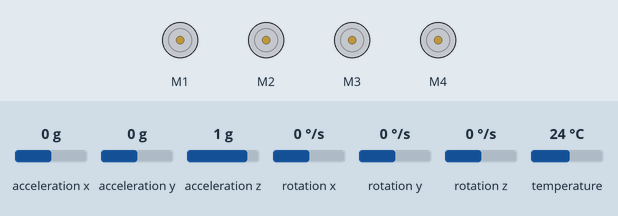
Bench run of a sketch on a simulated Arduino Uno, built with avr-gcc and run on an emulated ATmega328P. On the bench: 4 × DC motor (green arrow = forward, orange = backward, longer = faster). Inputs (shaded band) come from the test bench; at power-on: acceleration x 0 g, acceleration y 0 g, acceleration z 1 g, rotation x 0 °/s, rotation y 0 °/s, rotation z 0 °/s, temperature 24 °C. What the sketch prints to the serial monitor is not drawn.

Above: at 0.1 s.
At 2.1 s:
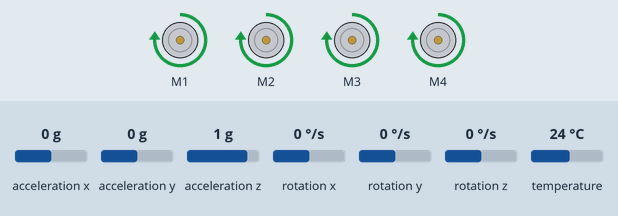
At 7.2 s:
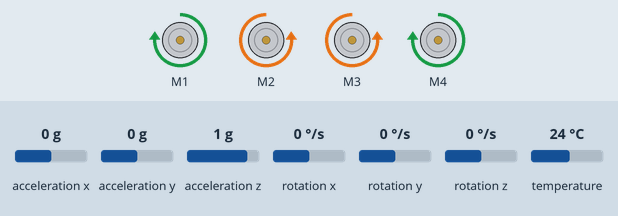
Timing chart, 0 to 8.7 s (numbered marks = the images above):
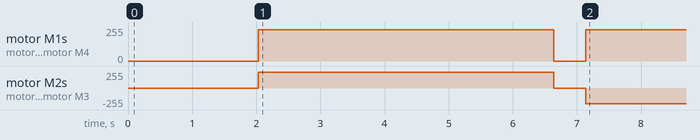

The sketch:

testing.ino
```cpp
#include <Wire.h>              // Include the Wire library for I2C communication
#include <Adafruit_MPU6050.h>  // Include the Adafruit MPU6050 library
#include <Adafruit_Sensor.h>   // Include the Adafruit Sensor library
#include <Adafruit_MPU6050.h>  // Include the Adafruit MPU6050 library
#include <AFMotor.h>           // Include the Adafruit Motor Shield library

// Create an MPU6050 object
Adafruit_MPU6050 mpu;

// Motor control constants and objects
AF_DCMotor motor1(1);
AF_DCMotor motor2(2);
AF_DCMotor motor3(3);
AF_DCMotor motor4(4);

int speed = 235;  // Default motor speed

void setup() {
  Serial.begin(9600);  // Initialize serial communication at 115200 baud rate
  setMotorSpeed(speed);

  // Initialize MPU6050
  if (!mpu.begin()) {
    Serial.println("Failed to find MPU6050 chip");  // Print error message if MPU6050 is not found
    while (1)
      ;
  }
  Serial.println("MPU6050 Found!");  // Print success message if MPU6050 is found

  // Set accelerometer range (optional)
  mpu.setAccelerometerRange(MPU6050_RANGE_2_G);
  Serial.print("Accelerometer range set to: ");
  Serial.println(mpu.getAccelerometerRange());

  // Set gyroscope range (optional)
  mpu.setGyroRange(MPU6050_RANGE_250_DEG);
  Serial.print("Gyro range set to: ");
  Serial.println(mpu.getGyroRange());

  // Set filter bandwidth (optional)
  mpu.setFilterBandwidth(MPU6050_BAND_21_HZ);
  Serial.print("Filter bandwidth set to: ");
  Serial.println(mpu.getFilterBandwidth());
}

void moveForward(float distance) {
  // Assuming the robot moves at a speed of 0.5 meters per second
  float speed = 0.5;                           // meters per second
  float timeToMove = distance / speed * 1000;  // time in milliseconds

  // Set the speed of the left and right motors to maximum
  motor1.run(FORWARD);
  motor2.run(FORWARD);
  motor3.run(FORWARD);
  motor4.run(FORWARD);
  // Move the robot forward for the specified distance
  delay(timeToMove);
  // Stop the motors after moving forward
  stopMotors();
}

void goForward() {
  delay(1000);
  moveForward(1.4);  // Move forward 1.4 meters
  delay(500);
  turnRobot(-3);     // Turn -3 degrees
  moveForward(1.3);  // Move forward 1.3 meters
  turnRobot(-1);     // Turn -1 degree
  moveForward(1.3);  // Move forward 1.3 meters
  delay(500);
}

void goForward1() {
  delay(1000);
  moveForward(2.3);  // Move forward 1.4 meters
  delay(500);
  turnRobot(+3);     // Turn -3 degrees
  moveForward(2.3);  // Move forward 1.3 meters
  turnRobot(+3);     // Turn -1 degree
    // Move forward 1.3 meters
  delay(500);
}


// Function to turn the robot by a specified angle
void turnRobot(int targetAngle) {
  sensors_event_t a, g, temp;
  mpu.getEvent(&a, &g, &temp);

  // Initialize the total angle rotated by the robot
  float totalAngle = 0;
  unsigned long prevTime = millis();

  // Continue turning the robot until the target angle is reached
  while (abs(totalAngle) < abs(targetAngle)) {
    unsigned long currentTime = millis();
    float deltaTime = (currentTime - prevTime) / 1000.0;
    prevTime = currentTime;

    // Get gyro data (z-axis for yaw rotation)
    mpu.getEvent(&a, &g, &temp);
    float angularVelocityZ = g.gyro.z;  // Gyroscope z-axis in rad/s

    // Integrate angular velocity to calculate angle
    totalAngle += angularVelocityZ * deltaTime * (180 / PI);  // Convert to degrees

    Serial.print("Current Angle: ");
    Serial.println(totalAngle);

    // Control motors to turn the robot
    if (targetAngle > 0) {
      // Right turn
      motor1.run(FORWARD);
      motor2.run(BACKWARD);
      motor3.run(BACKWARD);
      motor4.run(FORWARD);
    } else {
      // Left turn
      motor1.run(BACKWARD);
      motor2.run(FORWARD);
      motor3.run(FORWARD);
      motor4.run(BACKWARD);
    }
  }
  stopMotors();
}

void stopMotors() {
  motor1.run(RELEASE);
  motor2.run(RELEASE);
  motor3.run(RELEASE);
  motor4.run(RELEASE);
}

void setMotorSpeed(int speed) {
  motor1.setSpeed(speed);
  motor2.setSpeed(speed);
  motor3.setSpeed(speed);
  motor4.setSpeed(speed);
}


// Main code
void loop() {

  for (int i = 0; i < 5; i++) {
    delay(1000);
    goForward1();
    delay(500);
    turnRobot(90);     // Turn 90 degrees right
    delay(500);       // Wait for 1 second
    moveForward(0.4);  // Move forward 30 cm
    turnRobot(90);     // Turn 90 degrees right
    delay(500);       // Wait for 1 second
    moveForward(4.7);
    delay(500);
    turnRobot(-90);    // Turn 90 degrees left
    delay(500);       // Wait for 1 second
    moveForward(0.6);  // Move forward 30 cm
    turnRobot(-90);    // Turn 90 degrees left

  }
  delay(10000);  // Wait for 10 seconds before repeating the loop
}
```

Measured:
- by itself, motor M1, motor M4: stopped → forward 235/255 at 2.0 s, → stopped 4.6 s later, → forward 235/255 0.51 s later
- by itself, motor M2, motor M3: stopped → forward 235/255 at 2.0 s, → stopped 4.6 s later, → backward 235/255 0.51 s later
